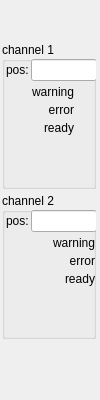
<?xml version="1.0" encoding="UTF-8"?>
<ui version="4.0">
 <class>Form</class>
 <widget class="QWidget" name="Form">
  <property name="geometry">
   <rect>
    <x>0</x>
    <y>0</y>
    <width>100</width>
    <height>400</height>
   </rect>
  </property>
  <property name="windowTitle">
   <string>Form</string>
  </property>
  <widget class="caInclude" name="cainclude">
   <property name="geometry">
    <rect>
     <x>0</x>
     <y>0</y>
     <width>100</width>
     <height>400</height>
    </rect>
   </property>
   <property name="macro">
    <string>IOC=$(IOC),MasterID=$(MasterID),SlaveID=$(SlaveID)</string>
   </property>
   <property name="filename" stdset="0">
    <string notr="true">ecmcE_slave_frame_S.ui</string>
   </property>
  </widget>
  <widget class="caFrame" name="caframe">
   <property name="geometry">
    <rect>
     <x>0</x>
     <y>40</y>
     <width>98</width>
     <height>301</height>
    </rect>
   </property>
   <layout class="QGridLayout" name="gridLayout_2" rowstretch="0,0">
    <property name="margin">
     <number>2</number>
    </property>
    <property name="spacing">
     <number>4</number>
    </property>
    <item row="1" column="0">
     <widget class="QGroupBox" name="groupBox_2">
      <property name="title">
       <string>channel 2</string>
      </property>
      <property name="flat">
       <bool>true</bool>
      </property>
      <widget class="caFrame" name="caframe_3">
       <property name="geometry">
        <rect>
         <x>2</x>
         <y>15</y>
         <width>95</width>
         <height>80</height>
        </rect>
       </property>
       <property name="macro">
        <string notr="true">CH=2,IOC=$(IOC),MasterID=$(MasterID),SlaveID=$(SlaveID),HWType=$(HWType),CH_OFF=$(CH2_OFF)</string>
       </property>
       <property name="visibility">
        <enum>caFrame::Calc</enum>
       </property>
       <property name="visibilityCalc">
        <string notr="true">!A</string>
       </property>
       <property name="channel" stdset="0">
        <string notr="true">$(CH_OFF)</string>
       </property>
       <layout class="QGridLayout" name="gridLayout_8">
        <property name="margin">
         <number>2</number>
        </property>
        <property name="spacing">
         <number>2</number>
        </property>
        <item row="0" column="0">
         <layout class="QHBoxLayout" name="horizontalLayout_2" stretch="1,3">
          <item>
           <widget class="caLabel" name="calabel_8">
            <property name="text">
             <string>pos:</string>
            </property>
           </widget>
          </item>
          <item>
           <widget class="caLineEdit" name="calineedit_2">
            <property name="channel" stdset="0">
             <string notr="true">$(IOC):m$(MasterID)s$(SlaveID)-Enc0$(CH)-PosAct</string>
            </property>
            <property name="background">
             <color alpha="0">
              <red>160</red>
              <green>160</green>
              <blue>164</blue>
             </color>
            </property>
            <property name="colorMode">
             <enum>caLineEdit::Static</enum>
            </property>
            <property name="precisionMode">
             <enum>caLineEdit::User</enum>
            </property>
           </widget>
          </item>
         </layout>
        </item>
        <item row="1" column="0">
         <layout class="QGridLayout" name="gridLayout_3" columnstretch="10,0">
          <property name="spacing">
           <number>2</number>
          </property>
          <item row="0" column="1">
           <widget class="caLed" name="caled_6">
            <property name="toolTip">
             <string>&lt;html&gt;&lt;head/&gt;&lt;body&gt;&lt;p&gt;E-Bus Power Status&lt;/p&gt;&lt;/body&gt;&lt;/html&gt;</string>
            </property>
            <property name="rectangular">
             <bool>true</bool>
            </property>
            <property name="gradientEnabled">
             <bool>false</bool>
            </property>
            <property name="ledWidth">
             <number>16</number>
            </property>
            <property name="ledHeight">
             <number>16</number>
            </property>
            <property name="channel" stdset="0">
             <string notr="true">$(IOC):m$(MasterID)s$(SlaveID)-Enc0$(CH)-WrnAlrm</string>
            </property>
            <property name="colorMode">
             <enum>caLed::Static</enum>
            </property>
            <property name="falseColor">
             <color>
              <red>170</red>
              <green>0</green>
              <blue>0</blue>
             </color>
            </property>
            <property name="trueColor">
             <color>
              <red>0</red>
              <green>85</green>
              <blue>0</blue>
             </color>
            </property>
            <property name="trueValue">
             <string notr="true">0</string>
            </property>
            <property name="falseValue">
             <string notr="true">1</string>
            </property>
           </widget>
          </item>
          <item row="2" column="1">
           <widget class="caLed" name="caled_8">
            <property name="toolTip">
             <string/>
            </property>
            <property name="rectangular">
             <bool>true</bool>
            </property>
            <property name="gradientEnabled">
             <bool>false</bool>
            </property>
            <property name="ledWidth">
             <number>16</number>
            </property>
            <property name="ledHeight">
             <number>16</number>
            </property>
            <property name="channel" stdset="0">
             <string notr="true">$(IOC):m$(MasterID)s$(SlaveID)-Enc0$(CH)-RdyStat</string>
            </property>
            <property name="colorMode">
             <enum>caLed::Static</enum>
            </property>
            <property name="falseColor">
             <color>
              <red>170</red>
              <green>0</green>
              <blue>0</blue>
             </color>
            </property>
            <property name="trueColor">
             <color>
              <red>0</red>
              <green>85</green>
              <blue>0</blue>
             </color>
            </property>
            <property name="trueValue">
             <string notr="true">1</string>
            </property>
            <property name="falseValue">
             <string notr="true">0</string>
            </property>
           </widget>
          </item>
          <item row="1" column="1">
           <widget class="caLed" name="caled_7">
            <property name="toolTip">
             <string/>
            </property>
            <property name="rectangular">
             <bool>true</bool>
            </property>
            <property name="gradientEnabled">
             <bool>false</bool>
            </property>
            <property name="ledWidth">
             <number>16</number>
            </property>
            <property name="ledHeight">
             <number>16</number>
            </property>
            <property name="channel" stdset="0">
             <string notr="true">$(IOC):m$(MasterID)s$(SlaveID)-Enc0$(CH)-ErrAlrm</string>
            </property>
            <property name="colorMode">
             <enum>caLed::Static</enum>
            </property>
            <property name="falseColor">
             <color>
              <red>170</red>
              <green>0</green>
              <blue>0</blue>
             </color>
            </property>
            <property name="trueColor">
             <color>
              <red>0</red>
              <green>85</green>
              <blue>0</blue>
             </color>
            </property>
            <property name="trueValue">
             <string notr="true">0</string>
            </property>
            <property name="falseValue">
             <string notr="true">1</string>
            </property>
           </widget>
          </item>
          <item row="1" column="0">
           <widget class="caLabel" name="calabel_10">
            <property name="toolTip">
             <string/>
            </property>
            <property name="text">
             <string>error</string>
            </property>
            <property name="textFormat">
             <enum>Qt::PlainText</enum>
            </property>
            <property name="alignment">
             <set>Qt::AlignBottom|Qt::AlignRight|Qt::AlignTrailing</set>
            </property>
           </widget>
          </item>
          <item row="0" column="0">
           <widget class="caLabel" name="calabel_9">
            <property name="toolTip">
             <string/>
            </property>
            <property name="text">
             <string>warning</string>
            </property>
            <property name="textFormat">
             <enum>Qt::PlainText</enum>
            </property>
            <property name="alignment">
             <set>Qt::AlignBottom|Qt::AlignRight|Qt::AlignTrailing</set>
            </property>
           </widget>
          </item>
          <item row="2" column="0">
           <widget class="caLabel" name="calabel_11">
            <property name="toolTip">
             <string/>
            </property>
            <property name="text">
             <string>ready</string>
            </property>
            <property name="textFormat">
             <enum>Qt::PlainText</enum>
            </property>
            <property name="alignment">
             <set>Qt::AlignBottom|Qt::AlignRight|Qt::AlignTrailing</set>
            </property>
           </widget>
          </item>
         </layout>
        </item>
       </layout>
      </widget>
     </widget>
    </item>
    <item row="0" column="0">
     <widget class="QGroupBox" name="groupBox">
      <property name="autoFillBackground">
       <bool>false</bool>
      </property>
      <property name="title">
       <string>channel 1</string>
      </property>
      <property name="flat">
       <bool>true</bool>
      </property>
      <widget class="caFrame" name="caframe_2">
       <property name="geometry">
        <rect>
         <x>2</x>
         <y>15</y>
         <width>95</width>
         <height>80</height>
        </rect>
       </property>
       <property name="macro">
        <string notr="true">CH=1,IOC=$(IOC),MasterID=$(MasterID),SlaveID=$(SlaveID),HWType=$(HWType)</string>
       </property>
       <layout class="QGridLayout" name="gridLayout_7">
        <property name="margin">
         <number>2</number>
        </property>
        <property name="spacing">
         <number>2</number>
        </property>
        <item row="0" column="0">
         <layout class="QHBoxLayout" name="horizontalLayout" stretch="1,3">
          <item>
           <widget class="caLabel" name="calabel_7">
            <property name="text">
             <string>pos:</string>
            </property>
           </widget>
          </item>
          <item>
           <widget class="caLineEdit" name="calineedit">
            <property name="channel" stdset="0">
             <string notr="true">$(IOC):m$(MasterID)s$(SlaveID)-Enc0$(CH)-PosAct</string>
            </property>
            <property name="background">
             <color alpha="0">
              <red>160</red>
              <green>160</green>
              <blue>164</blue>
             </color>
            </property>
            <property name="colorMode">
             <enum>caLineEdit::Static</enum>
            </property>
            <property name="precisionMode">
             <enum>caLineEdit::User</enum>
            </property>
           </widget>
          </item>
         </layout>
        </item>
        <item row="1" column="0">
         <layout class="QGridLayout" name="gridLayout" columnstretch="10,3">
          <property name="spacing">
           <number>2</number>
          </property>
          <item row="1" column="0">
           <widget class="caLabel" name="calabel_4">
            <property name="toolTip">
             <string/>
            </property>
            <property name="text">
             <string>error</string>
            </property>
            <property name="textFormat">
             <enum>Qt::PlainText</enum>
            </property>
            <property name="alignment">
             <set>Qt::AlignBottom|Qt::AlignRight|Qt::AlignTrailing</set>
            </property>
           </widget>
          </item>
          <item row="0" column="1">
           <widget class="caLed" name="caled_3">
            <property name="toolTip">
             <string>&lt;html&gt;&lt;head/&gt;&lt;body&gt;&lt;p&gt;E-Bus Power Status&lt;/p&gt;&lt;/body&gt;&lt;/html&gt;</string>
            </property>
            <property name="rectangular">
             <bool>true</bool>
            </property>
            <property name="gradientEnabled">
             <bool>false</bool>
            </property>
            <property name="ledWidth">
             <number>16</number>
            </property>
            <property name="ledHeight">
             <number>16</number>
            </property>
            <property name="channel" stdset="0">
             <string notr="true">$(IOC):m$(MasterID)s$(SlaveID)-Enc0$(CH)-WrnAlrm</string>
            </property>
            <property name="colorMode">
             <enum>caLed::Static</enum>
            </property>
            <property name="falseColor">
             <color>
              <red>170</red>
              <green>0</green>
              <blue>0</blue>
             </color>
            </property>
            <property name="trueColor">
             <color>
              <red>0</red>
              <green>85</green>
              <blue>0</blue>
             </color>
            </property>
            <property name="trueValue">
             <string notr="true">0</string>
            </property>
            <property name="falseValue">
             <string notr="true">1</string>
            </property>
           </widget>
          </item>
          <item row="2" column="1">
           <widget class="caLed" name="caled_5">
            <property name="toolTip">
             <string/>
            </property>
            <property name="rectangular">
             <bool>true</bool>
            </property>
            <property name="gradientEnabled">
             <bool>false</bool>
            </property>
            <property name="ledWidth">
             <number>16</number>
            </property>
            <property name="ledHeight">
             <number>16</number>
            </property>
            <property name="channel" stdset="0">
             <string notr="true">$(IOC):m$(MasterID)s$(SlaveID)-Enc0$(CH)-RdyStat</string>
            </property>
            <property name="colorMode">
             <enum>caLed::Static</enum>
            </property>
            <property name="falseColor">
             <color>
              <red>170</red>
              <green>0</green>
              <blue>0</blue>
             </color>
            </property>
            <property name="trueColor">
             <color>
              <red>0</red>
              <green>85</green>
              <blue>0</blue>
             </color>
            </property>
            <property name="trueValue">
             <string notr="true">1</string>
            </property>
            <property name="falseValue">
             <string notr="true">0</string>
            </property>
           </widget>
          </item>
          <item row="2" column="0">
           <widget class="caLabel" name="calabel_6">
            <property name="toolTip">
             <string/>
            </property>
            <property name="text">
             <string>ready</string>
            </property>
            <property name="textFormat">
             <enum>Qt::PlainText</enum>
            </property>
            <property name="alignment">
             <set>Qt::AlignBottom|Qt::AlignRight|Qt::AlignTrailing</set>
            </property>
           </widget>
          </item>
          <item row="0" column="0">
           <widget class="caLabel" name="calabel_5">
            <property name="toolTip">
             <string/>
            </property>
            <property name="text">
             <string>warning</string>
            </property>
            <property name="textFormat">
             <enum>Qt::PlainText</enum>
            </property>
            <property name="alignment">
             <set>Qt::AlignBottom|Qt::AlignRight|Qt::AlignTrailing</set>
            </property>
           </widget>
          </item>
          <item row="1" column="1">
           <widget class="caLed" name="caled_4">
            <property name="toolTip">
             <string/>
            </property>
            <property name="rectangular">
             <bool>true</bool>
            </property>
            <property name="gradientEnabled">
             <bool>false</bool>
            </property>
            <property name="ledWidth">
             <number>16</number>
            </property>
            <property name="ledHeight">
             <number>16</number>
            </property>
            <property name="channel" stdset="0">
             <string notr="true">$(IOC):m$(MasterID)s$(SlaveID)-Enc0$(CH)-ErrAlrm</string>
            </property>
            <property name="colorMode">
             <enum>caLed::Static</enum>
            </property>
            <property name="falseColor">
             <color>
              <red>170</red>
              <green>0</green>
              <blue>0</blue>
             </color>
            </property>
            <property name="trueColor">
             <color>
              <red>0</red>
              <green>85</green>
              <blue>0</blue>
             </color>
            </property>
            <property name="trueValue">
             <string notr="true">0</string>
            </property>
            <property name="falseValue">
             <string notr="true">1</string>
            </property>
           </widget>
          </item>
         </layout>
        </item>
       </layout>
      </widget>
     </widget>
    </item>
   </layout>
  </widget>
 </widget>
 <customwidgets>
  <customwidget>
   <class>caFrame</class>
   <extends>QFrame</extends>
   <header>caFrame</header>
   <container>1</container>
  </customwidget>
  <customwidget>
   <class>caLabel</class>
   <extends>QLabel</extends>
   <header>caLabel</header>
  </customwidget>
  <customwidget>
   <class>caInclude</class>
   <extends>QWidget</extends>
   <header>caInclude</header>
  </customwidget>
  <customwidget>
   <class>caLed</class>
   <extends>QWidget</extends>
   <header>caLed</header>
  </customwidget>
  <customwidget>
   <class>caLineEdit</class>
   <extends>QLineEdit</extends>
   <header>caLineEdit</header>
  </customwidget>
 </customwidgets>
 <resources/>
 <connections/>
</ui>
